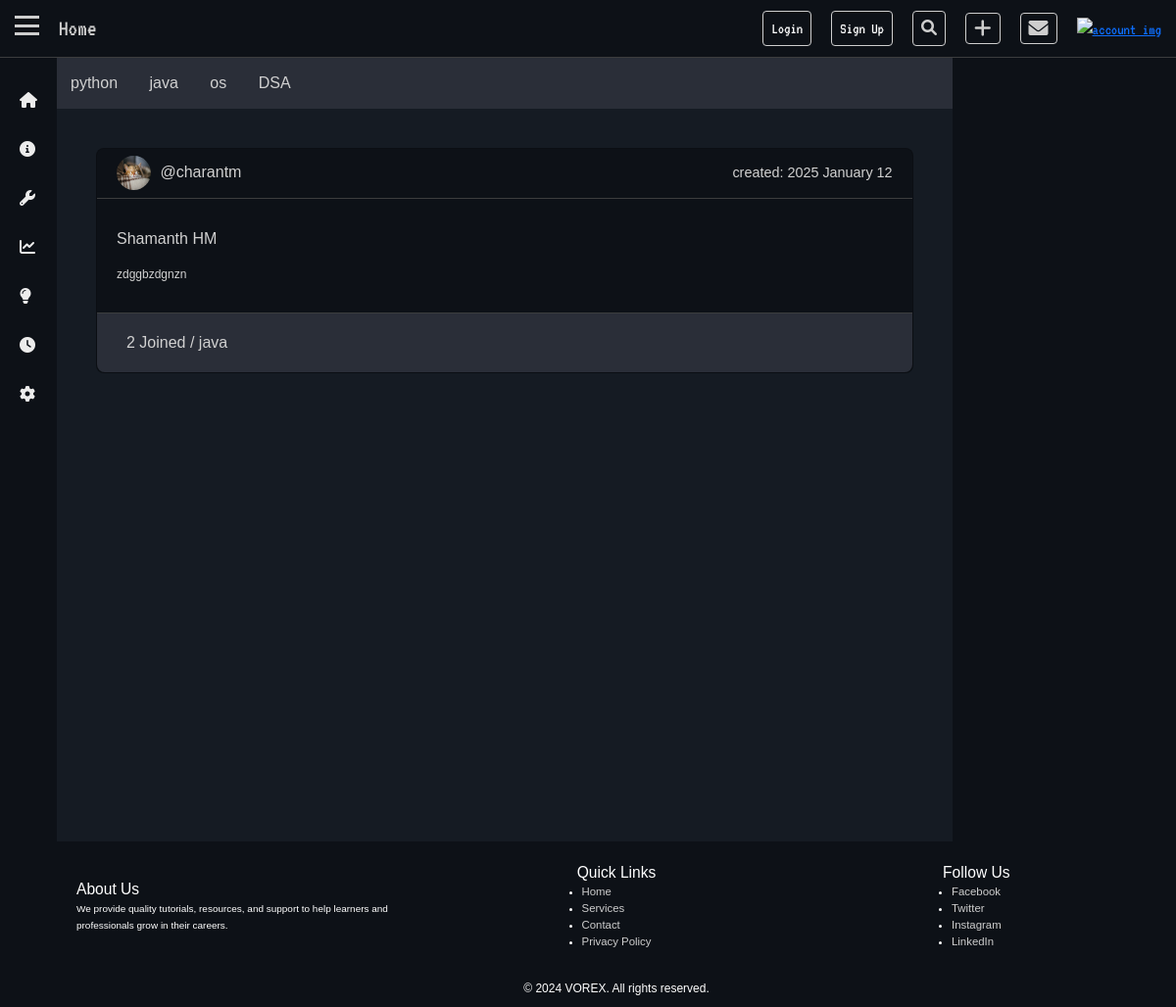
Before: / with the older database file.
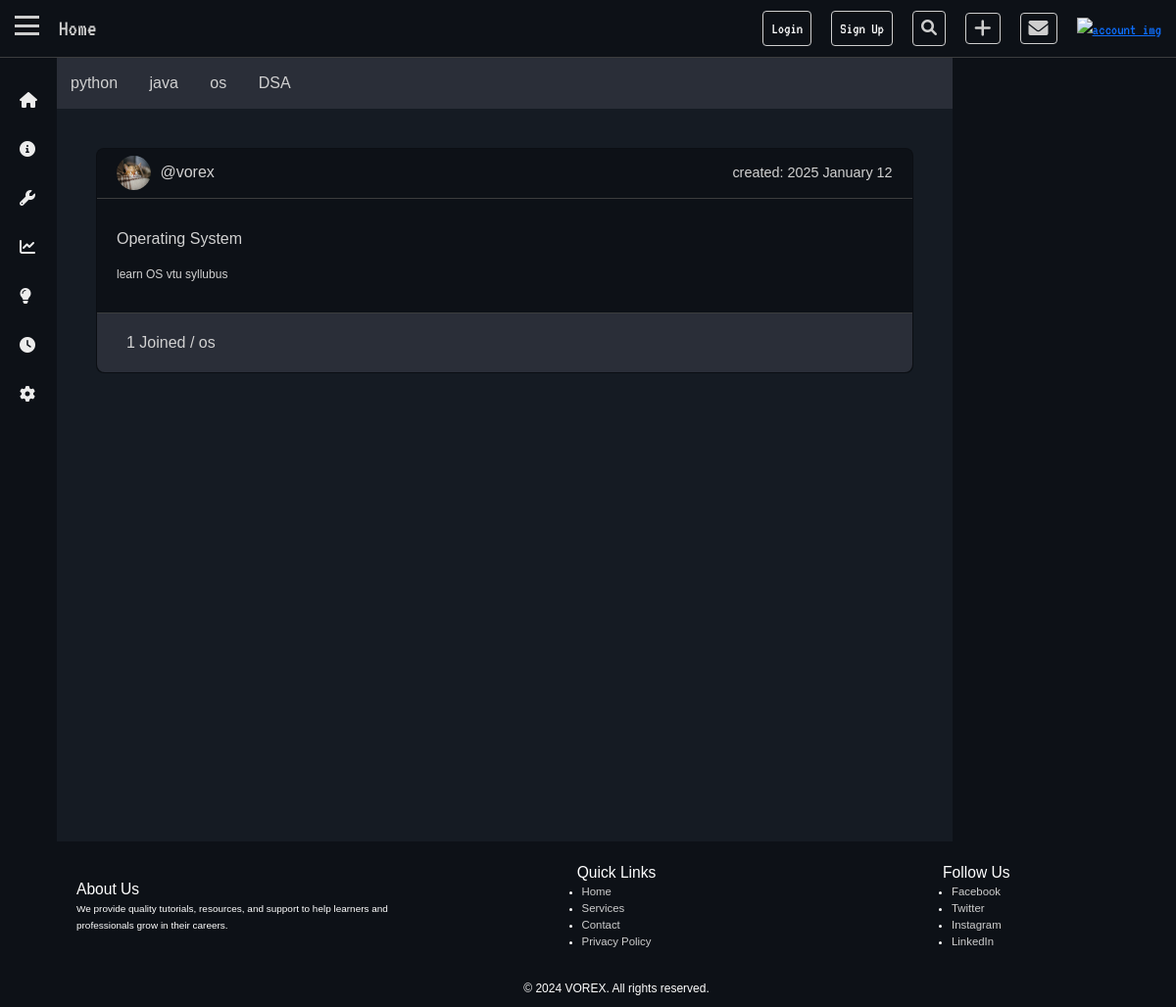
After: the same page with the newer database file.
### base/models.py (models this page shows, shortened)
class Tag(models.Model):
    name = models.CharField(max_length=500, unique=True)

class Room(models.Model):
    created_by = models.ForeignKey(User, on_delete=models.CASCADE,related_name="rooms",null=True)
    name = models.CharField(max_length=50)
    tags = models.ManyToManyField(Tag, related_name="rooms")
    description = models.TextField(blank=True, null=True)
    created_at = models.DateTimeField(auto_now_add=True)
    updated_at = models.DateTimeField(auto_now=True)
    is_private = models.BooleanField(default=False)
    members_count = models.ManyToManyField(User, related_name="member_count")
    def member_count(self):
        return self.members_count.count()

### base/views.py (the view)
# urls.py: path('',views.home, name='Home'),
def home(request):
    room = Room.objects.all()
    tag = Tag.objects.all()
    return render(request, 'base/home.html', {'rooms': room,'tags': tag})

### base/templates/base/home.html (shortened to what this page needs)
{% extends 'base.html' %} {% load static %}  {% block link %}
<link rel="stylesheet" href="{% static 'css/body.css' %}" />
{% endblock %} {% block nav %}
<a href="/">Home </a>
{% endblock %} {% block content %}
<div class="main-body">
  <div class="topic">
    {% for tag in tags %}
    <a href="{% url 'Tag' tag.name %}">{{tag.name}}</a>
    {% endfor %}
  </div>
  <div class="content">
    <div class="row g-5">
      {% for room in rooms %}
      <div class="col-md-6 col-lg-12 col-md-12">
        <div class="card">
          <div class="card-top">
            <div class="card-top-left">
              <img src="{% static 'assets/2019_07_29_77135_1564383613._large.jpg' %}" alt="" />
              <a href="#">@{{room.created_by.username}}</a>
            </div>
            <p>created: {{room.created_at|date:"Y F j"}}</p>
          </div>
          <div class="card-mid">
            <div class="card-mid-left">
              <a href="{% url 'Rooms' room.pk %}">{{room.name}}</a>
              <small>{{room.description}}</small>
            </div>
          </div>
          <div class="card-bottom">
            <p>
              {{room.member_count}} Joined / {% for tag in room.tags.all %}
              <a href="{% url 'Tag' tag.name %}">{{ tag.name }}</a>
              {% endfor %}
            </p>
          </div>
        </div>
      </div>
      {% endfor %}
    </div>
  </div>
  <div class="activity"></div>
</div>
{% endblock %}

### templates/base.html (shortened to what this page needs)
{% load static %}
<!DOCTYPE html>
<html lang="en">
  <head>
    <link
      href="https://cdn.jsdelivr.net/npm/bootstrap@5.3.3/dist/css/bootstrap.min.css"
      rel="stylesheet"
    />
    <link href="https://cdn.jsdelivr.net/npm/bootstrap@5.3.0/dist/css/bootstrap.min.css" rel="stylesheet" />
    <link rel="stylesheet" href="{% static 'css/style.css'%}" />
    <link href="https://cdnjs.cloudflare.com/ajax/libs/font-awesome/5.15.4/css/all.min.css" rel="stylesheet" />
    <link rel="stylesheet" href="https://cdnjs.cloudflare.com/ajax/libs/font-awesome/6.0.0/css/all.min.css" />
     {% block link %} {% endblock %}
  </head>
  <body>
    <nav>
      <div class="nav-container">
        <div class="nav-container-left">
          <div class="hamburger" onclick="myFunction(this)" id="menuBtn">
            <div class="bar1"></div>
            <div class="bar2"></div>
            <div class="bar3"></div>
          </div>
          <div class="nav-links">
            {% block nav %}{% endblock %}
          </div>
        </div>
        <div class="nav-container-right">
          {% if not request.user.is_authenticated %}
          <div class="nav-container-right-login-btn">
            <a href="{% url 'auth_page' %}?action=login"><button>Login</button></a>
          </div>
          <div class="nav-container-right-signup-btn">
            <a href="{% url 'auth_page' %}?action=signup"><button>Sign Up</button></a>
          </div>
          {% endif %}
          <div class="search-container">
            <a href="#"><i class="fas fa-search"></i></a>
          </div>
          <div class="nav-container-right-create-logo">
            <a href="{% url 'Create-room' %}">
              <i class="fa-solid fa-plus"></i>
            </a>
          </div>
          <div class="nav-container-right-notification-logo">
            <a href="#"><i class="fa-solid fa-envelope"></i></a>
          </div>
          <div class="nav-container-right-account-logo">
            <a href="#"
              ><img
                src="https://res.cloudinary.com/dljndgwcl/image/upload/t_main logo/v1733589526/main_logo-removebg_1_c35fah.png"
                alt="account img"
            /></a>
          </div>
        </div>
      </div>
    </nav>
    <aside>
      <div class="sidebar" id="sidebar">
        <ul class="nav_list">
          <li>
            <a href="/">
              <i class="fas fa-home"></i>
            </a>
          </li>
          <li>
            <a href="#">
              <i class="fa fa-info-circle"></i>
            </a>
          </li>
          <li>
            <a href="#">
              <i class="fas fa-wrench"></i>
            </a>
          </li>
          <li>
            <a href="#">
              <i class="fas fa-chart-line"></i>
            </a>
          </li>
          <li>
            <a href="#">
              <i class="fas fa-lightbulb"></i>
            </a>
          </li>
          <li>
            <a href="{% url 'Profile' %}">
              <i class="fas fa-clock"></i>
            </a>
          </li>
          <li>
            <a href="{% url 'User_logout' %}">
              <i class="fas fa-cog"></i>
            </a>
          </li>
        </ul>
      </div>
    </aside>
    <main>
      {% block content %}{% endblock %}
    </main>
    <footer>
      <div class="footer-container">
        <div class="footer-column-1">
          <p>About Us</p>
          <small>
            We provide quality tutorials, resources, and support to help learners and professionals grow in their
            careers.
          </small>
        </div>
        <div class="footer-column-2">
          <p>Quick Links</p>
          <ul>
            <li><a href="#">Home</a></li>
            <li><a href="#">Services</a></li>
            <li><a href="#">Contact</a></li>
            <li><a href="#">Privacy Policy</a></li>
          </ul>
        </div>
        <div class="footer-column-3">
          <p>Follow Us</p>
          <ul>
            <li><a href="#">Facebook</a></li>
            <li><a href="#">Twitter</a></li>
            <li><a href="#">Instagram</a></li>
            <li><a href="#">LinkedIn</a></li>
          </ul>
        </div>
      </div>
      <div class="footer-bottom">&copy; 2024 VOREX. All rights reserved.</div>
    </footer>
  </body>
</html>

### static/css/style.css (style rules this page uses)
:root { --bodydark: #151b23; --navdark: #0d1117; --white: #fff; --black: black; --bodylight: #ececec; --text: #cecece; --desktop: 1200px; --laptop: 992px; --tablet: 768px; --mobile: 576px; --border: #4e4e4eb9; }
ul, li { margin: 0; padding: 0; }
body { min-height: 100vh; font-family: "VT323", monospace; font-weight: 400; font-style: normal; background: var(--bodydark); color: var(--white); width: 100%; display: grid; grid-template-rows: 58.6px 1fr auto; grid-template-columns: 58px 1fr; grid-template-areas: "nav nav" "sidebar main " "sidebar footer "; }
nav { grid-area: nav; top: 0; position: sticky; display: flex; z-index: 100; width: 100%; }
nav .nav-container { display: flex; flex-direction: row; justify-content: space-between; align-items: center; padding: 10px 15px; width: 100%; background-color: var(--navdark); border-bottom: 1px solid var(--border); }
nav .nav-container-left { display: flex; flex-direction: row; gap: 20px; }
nav .nav-container-left .hamburger { display: inline-block; cursor: pointer; }
nav .nav-container-left .bar1, nav .nav-container-left .bar2, nav .nav-container-left .bar3 { width: 25px; height: 3px; background-color: var(--text); margin: 5.5px 0; transition: 0.4s; }
nav .nav-container-left .nav-links { display: flex; align-items: center; }
nav .nav-container-left .nav-links a { text-decoration: none; color: var(--text); font-size: 1.5rem; }
nav .nav-container-right { display: flex; flex-direction: row; align-items: center; gap: 20px; }
nav .nav-container-right .search-container { border: 1px solid var(--text); padding: 5px 8px 5px 8px; border-radius: 4px; transition: 0.5s ease; }
nav .nav-container-right .search-container i { color: var(--text); }
nav .nav-container-right [class^=nav-container-right-] { display: flex; flex-direction: row; }
nav .nav-container-right-login-btn a button { color: var(--white); background-color: transparent; border: 1px solid var(--text); border-radius: 4px; transition: 0.7s ease; padding: 5px 8px; }
nav .nav-container-right-signup-btn a button { color: var(--white); background-color: transparent; border: 1px solid var(--text); border-radius: 4px; transition: 0.7s ease; padding: 5px 8px; }
nav .nav-container-right-create-logo { border: 1px solid var(--text); border-radius: 4px; }
nav .nav-container-right-create-logo a i { color: var(--text); font-size: 20px; padding: 5px 8px; transition: 0.7s ease; }
nav .nav-container-right-notification-logo { border: 1px solid var(--text); border-radius: 4px; }
nav .nav-container-right-notification-logo a i { color: var(--text); font-size: 20px; padding: 5px 8px; transition: 0.7s ease; }
nav .nav-container-right-account-logo a img { height: 35px; width: 35px; }
aside .sidebar { grid-area: sidebar; top: 56.8px; position: fixed; align-self: start; height: 100%; width: 58px; background-color: var(--navdark); transition: all 0.3s ease; overflow: hidden; justify-content: center; z-index: 50; }
aside .nav_list { margin-top: 20px; list-style: none; position: relative; }
aside .nav_list li { position: relative; }
aside .nav_list a { display: flex; align-items: center; color: var(--bodylight); font-size: 20px; text-decoration: none; padding: 10px 10px; border-radius: 5px; transition: background 0.3s ease; }
aside .nav_list i { font-size: 1rem; padding: 0 10px; min-width: 40px; align-items: center; }
main { grid-area: main; }
footer { grid-area: footer; font-family: sans-serif; font-size: 0.95vw; background-color: var(--navdark); z-index: 100; }
footer .footer-container { display: flex; flex-direction: row; align-items: center; justify-content: space-between; padding: 20px; }
footer .footer-container [class^=footer-column-] { width: 33.3333333333%; }
footer .footer-container [class^=footer-column-] p { font-size: 1.3vw; }
footer .footer-container .footer-column-2, footer .footer-container .footer-column-3 { display: flex; flex-direction: column; justify-content: center; align-items: center; }
footer .footer-container .footer-column-2 ul li a, footer .footer-container .footer-column-3 ul li a { text-decoration: none; color: var(--text); }
footer .footer-bottom { font-family: sans-serif; display: flex; align-items: center; justify-content: center; padding: 10px 0; font-size: 1vw; }

Changed rows visible on the page:
removed Room: created_by.username "charantm", created_at "2025 January 12", name "Shamanth HM", description "zdggbzdgnzn", member_count "2", Tag (name "java")
added Room: created_by.username "vorex", created_at "2025 January 12", name "Operating System", description "learn OS vtu syllubus", member_count "1", Tag (name "os")
